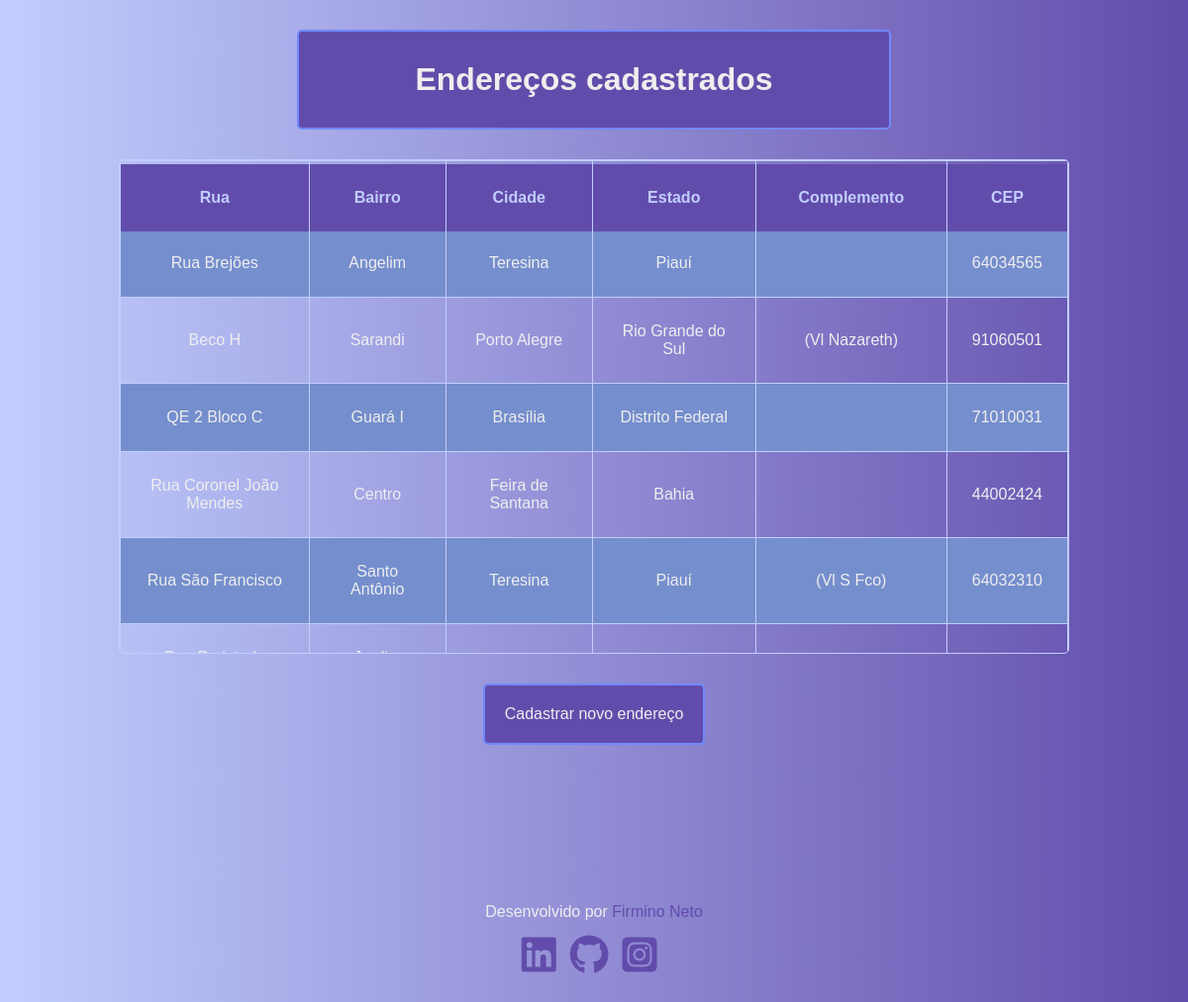
The page / on the database its author committed.
### core/models.py (models this page shows)
class Enderecos(models.Model):
    rua = models.CharField('Rua', max_length=100)
    bairro = models.CharField('Bairro', max_length=100)
    cidade = models.CharField('Cidade', max_length=100)
    estado = models.CharField('Estado', max_length=100)
    complemento = models.CharField('Complemento', max_length=100)
    cep = models.CharField('CEP', max_length=8)

### core/views.py (the view)
# urls.py: path('', index, name='home'),
def index(request):
    stored_addresses = Enderecos.objects.all()
    context = {'stored_addresses': stored_addresses}
    return render(request, 'index.html', context)

### core/templates/index.html (shortened to what this page needs)
{% load static %}
<!DOCTYPE html>
<html lang="pt-br">
<head>
    <link rel="stylesheet" href="{% static './css/header.css' %}">
    <link rel="stylesheet" href="{% static './css/reset.css' %}">
    <link rel="stylesheet" href="{% static './css/table.css' %}">
    <link rel="stylesheet" href="{% static './css/botao.css' %}">
    <link rel="stylesheet" href="{% static './css/footer.css' %}">
</head>
<body>
    <header class="header">
        <h1 class="title">Endereços cadastrados</h1>
    </header>
    <main>
        <div class="table-container">
            <table class="table">
                <thead>
                    <tr>
                        <th>Rua</th>
                        <th>Bairro</th>
                        <th>Cidade</th>
                        <th>Estado</th>
                        <th>Complemento</th>
                        <th>CEP</th>
                    </tr>
                </thead>
                <tbody>
                    {% for endereco in stored_addresses %}
                    <tr>
                        <td>{{ endereco.rua }}</td>
                        <td>{{ endereco.bairro }}</td>
                        <td>{{ endereco.cidade }}</td>
                        <td>{{ endereco.estado }}</td>
                        <td>{{ endereco.complemento }}</td>
                        <td>{{ endereco.cep }}</td>
                    </tr>
                    {% endfor %}
                </tbody>
            </table>
        </div>
        <form action="{% url 'cadastro' %}" method="get">
            <button class="botao" type="submit">Cadastrar novo endereço</button>
        </form>
    </main>
    <footer>
        <p class="footer">Desenvolvido por <a class="link" href="https://github.com/firminoneto11"
                target="_blank">Firmino
                Neto</a></p>
        <div class="links">
            <a href="https://www.linkedin.com/in/firmino-neto-4a0010158/" target="_blank"><i
                    class="fab fa-linkedin"></i></a>
            <a href="https://github.com/firminoneto11" target="_blank"><i class="fab fa-github"></i></a>
            <a href="https://www.instagram.com/firminoneto11/" target="_blank"><i
                    class="fab fa-instagram-square"></i></a>
        </div>
    </footer>
</body>
</html>

### core/static/css/header.css (style rules this page uses)
.header { text-align: center; font-size: 1rem; font-family: Helvetica; margin-top: 2.5%; text-rendering: optimizeLegibility; display: block; background-color: #624CAB; border: #7189FF solid 2px; border-radius: 5px; padding: 2.5%; margin-left: auto; margin-right: auto; min-width: fit-content; width: 50%; }
.title { color: #eeeeee; }

### core/static/css/table.css (style rules this page uses)
.table-container { height: 500px; overflow: auto; width: 80%; margin-left: auto; margin-right: auto; margin-top: 2.5%; border: #C1CEFE solid 1px; border-radius: 5px; }
.table { animation: transitionIn 1s; border-collapse: collapse; text-align: center; box-shadow: 0 0 20px rgba(0, 0, 0, 0.15); font-size: 1rem; font-family: Helvetica; border: #C1CEFE solid 1px; border-radius: 5px; width: 100%; }
.table tbody tr { color: #eeeeee; }
.table th { position: sticky; top: 3px; background-color: #624CAB; color: #C1CEFE; border: #C1CEFE solid 1px; }
.table td { border: #C1CEFE solid 1px; }
.table th, .table td { padding: 25px; }
.table tbody tr:nth-last-of-type(even) { background-color: #758ECD; }

### core/static/css/botao.css (style rules this page uses)
.botao { display: block; margin-top: 2.5%; margin-left: auto; margin-right: auto; margin-bottom: 2.5%; min-width: fit-content; width: 15%; padding: 20px; border: #7189FF 2px solid; background-color: #624CAB; color: #eeeeee; border-radius: 5px; transition: 0.4s; font-size: 1rem; }

### core/static/css/footer.css (style rules this page uses)
.footer { text-align: center; color: #eeeeee; font-size: 1rem; font-family: Helvetica; text-rendering: optimizeLegibility; -webkit-font-smoothing: antialiased; margin-top: 10rem; }
.link { color: #624CAB; transition: 0.3s; text-rendering: optimizeLegibility; -webkit-font-smoothing: antialiased; text-decoration: none; }
.links { margin-top: 1%; text-align: center; }
.links a { font-size: 2.5rem; color: #624CAB; transition: 0.3s; margin-right: 10px; }

### rows shown on the page
Enderecos: rua "Rua Brejões", bairro "Angelim", cidade "Teresina", estado "Piauí", cep "64034565"
Enderecos: rua "Beco H", bairro "Sarandi", cidade "Porto Alegre", estado "Rio Grande do Sul", complemento "(Vl Nazareth)", cep "91060501"
Enderecos: rua "QE 2 Bloco C", bairro "Guará I", cidade "Brasília", estado "Distrito Federal", cep "71010031"
Enderecos: rua "Rua Coronel João Mendes", bairro "Centro", cidade "Feira de Santana", estado "Bahia", cep "44002424"
Enderecos: rua "Rua São Francisco", bairro "Santo Antônio", cidade "Teresina", estado "Piauí", complemento "(Vl S Fco)", cep "64032310"
